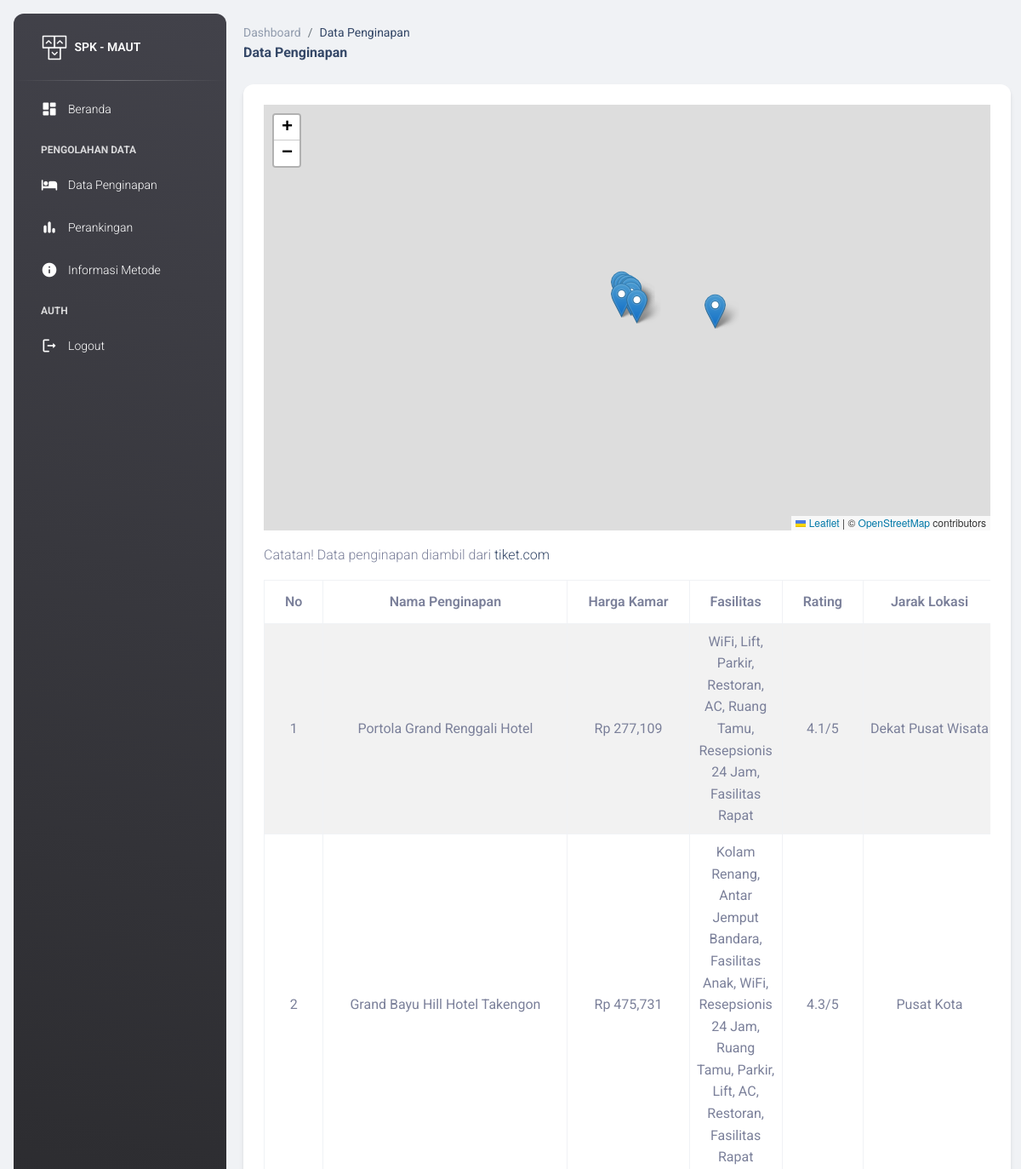
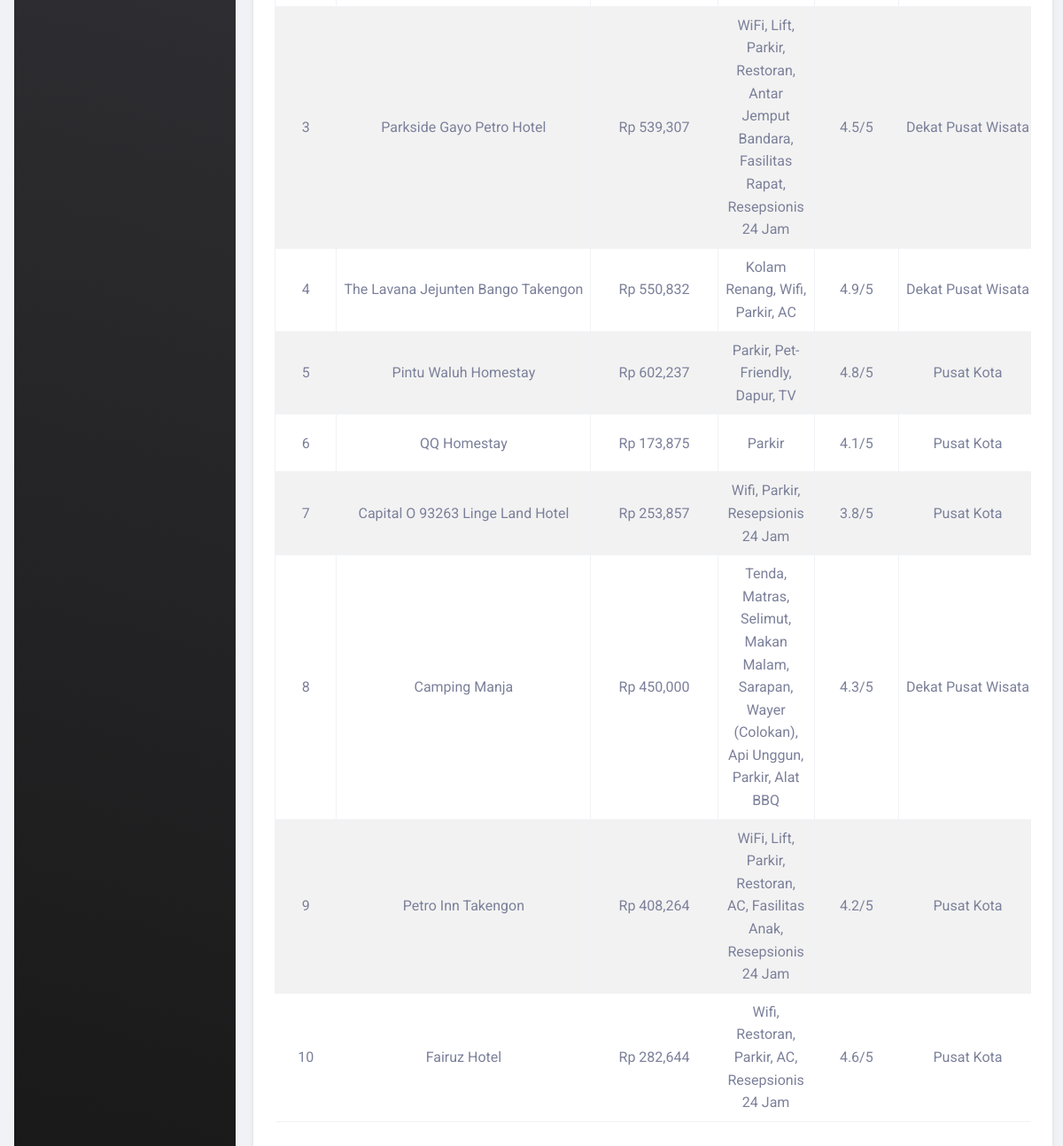
The page /pages_user/penginapan/index.php on the database its author committed (2 pictures, top to bottom).
### tables this page shows
CREATE TABLE `tbl_penginapan` (
  `id` int(11) NOT NULL,
  `nama_penginapan` varchar(255) NOT NULL,
  `harga_kamar` varchar(50) NOT NULL,
  `fasilitas` text NOT NULL,
  `rating` decimal(2,1) NOT NULL,
  `jarak_lokasi` varchar(255) NOT NULL,
  `jenis_penginapan` varchar(50) NOT NULL,
  `link_penginapan` varchar(255) DEFAULT NULL,
  `latitude` float(10,6) DEFAULT NULL,
  `longitude` float(10,6) DEFAULT NULL
);

### pages_user/penginapan/index.php (the view, shortened to what this page needs)
<?php include '../layout/headers.php'; ?>
<?php include '../layout/sidebars.php'; ?>
<main class="main-content position-relative max-height-vh-100 h-100 border-radius-lg">
    <div class="container-fluid py-4">
        <div class="row">
            <div class="col-lg-12">
                <nav aria-label="breadcrumb">
                    <ol class="breadcrumb bg-transparent mb-0 pb-0 pt-1 px-0">
                        <li class="breadcrumb-item text-sm">
                            <a class="opacity-5 text-dark" href="../dashboard/">Dashboard</a>
                        </li>
                        <li class="breadcrumb-item text-sm text-dark active" aria-current="page">Data Penginapan</li>
                    </ol>
                    <h6 class="font-weight-bolder mb-0">Data Penginapan</h6>
                </nav>
            </div>
        </div>
        <div class="row mt-4">
            <div class="col-lg-12 grid-margin stretch-card">
                <div class="card">
                    <div class="card-body">
                        <div id="map" class="mb-3" style="height: 500px;"></div>
                        <p>Catatan! Data penginapan diambil dari <a href="https://www.tiket.com" target="_blank">tiket.com</a></p>
                        <div class="table-responsive">
                            <table class="table table-striped table-hover table-bordered align-middle text-center">
                                <thead>
                                    <tr>
                                        <th>No</th>
                                        <th>Nama Penginapan</th>
                                        <th>Harga Kamar</th>
                                        <th style="white-space: normal; word-wrap: break-word; overflow-wrap: break-word; max-width: 200px;">Fasilitas</th>
                                        <th>Rating</th>
                                        <th>Jarak Lokasi</th>
                                    </tr>
                                </thead>
                                <tbody>
                                    <?php
                                    $no = 1;
                                    $sql = mysqli_query($koneksi, "SELECT * FROM tbl_penginapan");
                                    while ($row = mysqli_fetch_array($sql)) {
                                    ?>
                                        <tr>
                                            <td><?= $no++ ?></td>
                                            <td><?= $row['nama_penginapan'] ?></td>
                                            <td>Rp <?= number_format($row['harga_kamar'], 3, ',', '.') ?></td>
                                            <td style="white-space: normal; word-wrap: break-word; overflow-wrap: break-word; max-width: 200px;"><?= $row['fasilitas'] ?></td>
                                            <td><?= $row['rating'] ?>/5</td>
                                            <td><?= $row['jarak_lokasi'] ?></td>
                                        </tr>
                                    <?php } ?>
                                </tbody>
                            </table>
                        </div>
                    </div>
                </div>
            </div>
        </div>
    </div>
</main>
<?php include '../layout/footers.php'; ?>

### pages_user/layout/headers.php (style rules this page uses)
#map { height: 600px; width: 100%; }

### rows shown on the page
tbl_penginapan: nama_penginapan "Portola Grand Renggali Hotel", harga_kamar "277,109", fasilitas "WiFi, Lift, Parkir, Restoran, AC, Ruang Tamu, Resepsionis 24 Jam, Fasilitas Rapat", rating "4.1", jarak_lokasi "Dekat Pusat Wisata"
tbl_penginapan: nama_penginapan "Grand Bayu Hill Hotel Takengon", harga_kamar "475,731", fasilitas "Kolam Renang, Antar Jemput Bandara, Fasilitas Anak, WiFi, Resepsionis 24 Jam, Ruang Tamu, Parkir, Lift, AC, Restoran, Fasilitas Rapat", rating "4.3", jarak_lokasi "Pusat Kota"
tbl_penginapan: nama_penginapan "Parkside Gayo Petro Hotel", harga_kamar "539,307", fasilitas "WiFi, Lift, Parkir, Restoran, Antar Jemput Bandara, Fasilitas Rapat, Resepsionis 24 Jam", rating "4.5", jarak_lokasi "Dekat Pusat Wisata"
tbl_penginapan: nama_penginapan "The Lavana Jejunten Bango Takengon", harga_kamar "550,832", fasilitas "Kolam Renang, Wifi, Parkir, AC", rating "4.9", jarak_lokasi "Dekat Pusat Wisata"
tbl_penginapan: nama_penginapan "Pintu Waluh Homestay", harga_kamar "602,237", fasilitas "Parkir, Pet-Friendly, Dapur, TV", rating "4.8", jarak_lokasi "Pusat Kota"
tbl_penginapan: nama_penginapan "QQ Homestay", harga_kamar "173,875", fasilitas "Parkir", rating "4.1", jarak_lokasi "Pusat Kota"
tbl_penginapan: nama_penginapan "Capital O 93263 Linge Land Hotel", harga_kamar "253,857", fasilitas "Wifi, Parkir, Resepsionis 24 Jam", rating "3.8", jarak_lokasi "Pusat Kota"
tbl_penginapan: nama_penginapan "Camping Manja", harga_kamar "450,000", fasilitas "Tenda, Matras, Selimut, Makan Malam, Sarapan, Wayer (Colokan), Api Unggun, Parkir, Alat BBQ", rating "4.3", jarak_lokasi "Dekat Pusat Wisata"
tbl_penginapan: nama_penginapan "Petro Inn Takengon", harga_kamar "408,264", fasilitas "WiFi, Lift, Parkir, Restoran, AC, Fasilitas Anak, Resepsionis 24 Jam", rating "4.2", jarak_lokasi "Pusat Kota"
tbl_penginapan: nama_penginapan "Fairuz Hotel", harga_kamar "282,644", fasilitas "Wifi, Restoran, Parkir, AC, Resepsionis 24 Jam", rating "4.6", jarak_lokasi "Pusat Kota"
